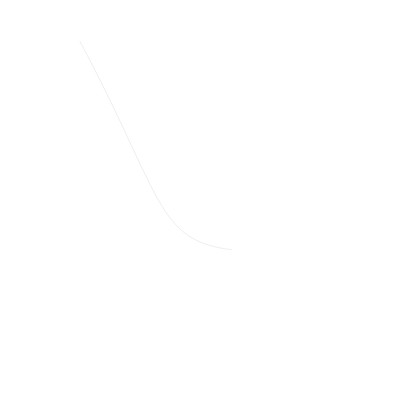
Frame 1 (no input)
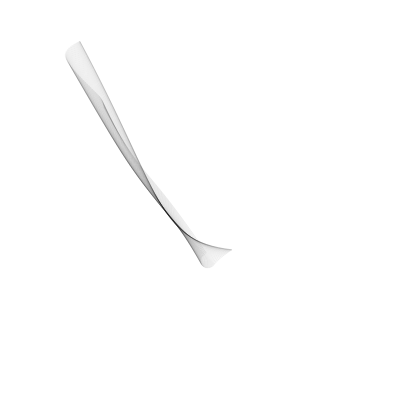
Frame 60 (no input)
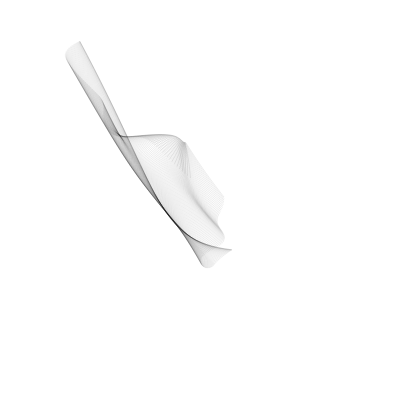
Frame 120 (the mouse pressed at the canvas centre since frame 60)

The p5.js sketch that drew these frames (run headless with seeded random() and noise() and a simulated clock; from frame 60 on, the mouse is pressed at the canvas centre):

// p5.js sketch
// ── sketch.js
var t;

function setup() {
  createCanvas(400, 400);
  stroke(0, 18);
  noFill();
  t = 0;
}

function draw() {
  var x1 = width * noise(t + 15);
  var x2 = width * noise(t + 25);
  var x3 = width * noise(t + 35);
  var x4 = width * noise(t + 45);
  var y1 = height * noise(t + 55);
  var y2 = height * noise(t + 65);
  var y3 = height * noise(t + 75);
  var y4 = height * noise(t + 85);

  bezier(x1, y1, x2, y2, x3, y3, x4, y4);

  t += 0.005;

  // clear the background every 500 frames using mod (%) operator
  if (frameCount % 500 == 0) {
	background(255);
  }
}

// ── indext.html
<!DOCTYPE html>
<html>
  <head>
    <link rel ="stylesheet" href ="style.css">
    <title>About John Michael Saldanha</title>
  </head>
  <body>
    <h1> Second Page</h1>
    <a href="index.html">Go back home</a>
  </body>
</html>
// ── indext1.html
<!DOCTYPE html>
<html>
  <head>
    <link rel ="stylesheet" href ="style.css">
    <title>About John Michael Saldanha</title>
  </head>
  <body>
    <h1> John S</h1>
    <a href="indext.html">Go to second page</a>
  </body>
</html> 

// ── style.css
body {
  background-color: powderblue;
  font-family: verdana;
  font-size: 300%;
}
h1 {
  color: blue;
  font-family: verdana;
  font-size: 300%;
}
